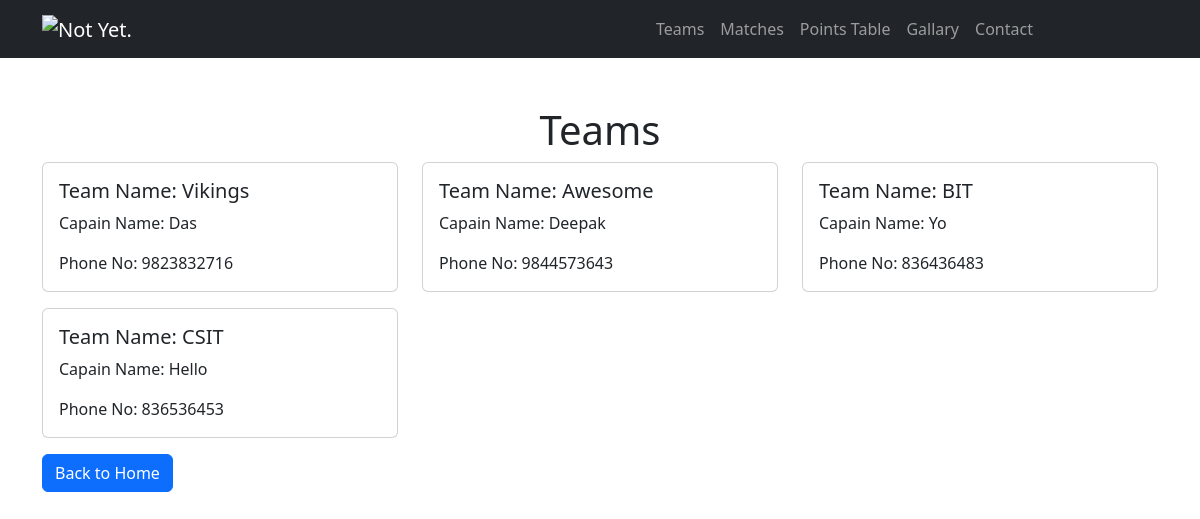
The app's page /teams/, older data.
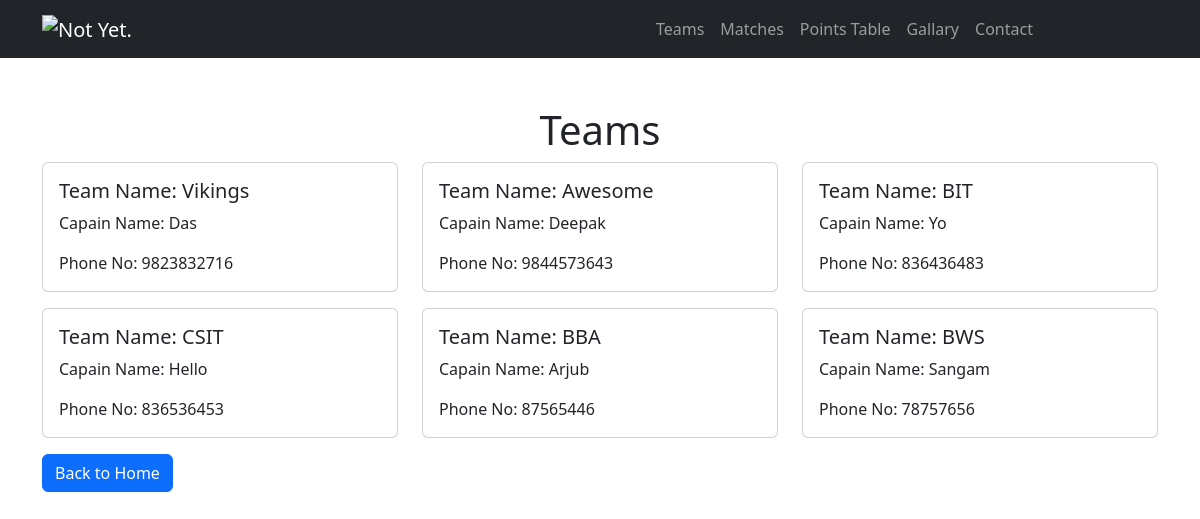
The same page, newer data.
### tournaments/models.py (models this page shows, shortened)
class Team(models.Model):
    name = models.CharField(max_length=100)
    captain_name = models.CharField(max_length=100)
    captain_phone_number = models.CharField(max_length=15)
    points = models.IntegerField(default=0)

### tournaments/views.py (the view)
# urls.py: path('teams/', views.teams),
def teams(request):
    teams = Team.objects.all()
    return render(request, 'teams.html', {'teams': teams})

### tournaments/templates/teams.html
{% extends 'base.html' %}
{% block content %}
{% load static %}
<div class="container mt-5">
    <h1 class="text-center">Teams</h1>
    <div class="row">
        {% for team in teams %}
        <div class="col-md-4">
            <div class="card mb-3">
                <div class="card-body">
                    <h5 class="card-title">Team Name: {{ team.name | capfirst}}</h5>
                    <p class="card-text">Capain Name: {{ team.captain_name | capfirst}}</p>
                    <p class="card-text">Phone No: {{ team.captain_phone_number }}</p>
                </div>
            </div>
        </div>
        {% endfor %}
    </div>
    <a class="btn btn-primary" href="/">Back to Home</a>
</div>
{% endblock %}

Row changes from the older to the newer data that the page shows:
added Team: name "BBA", captain_name "Arjub", captain_phone_number "87565446"
added Team: name "BWS", captain_name "Sangam", captain_phone_number "78757656"
